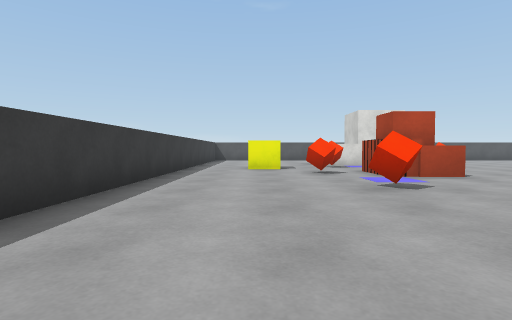
View 1 (above)

17 first-person views from a walk through a scene from a Unity 3-D project. The camera is 0.62 m above the floor, tilts 2° down and sees 80° across. The floor is counted in squares, 1 m on a side. Each view is taken from the middle of a square. On the plan, view 1 faces up. The plan holds only what a view shows up to about 9 squares ahead; the rest is blank. The player character is not drawn. Surface patterns are stand-ins for the level's own textures.

View 2
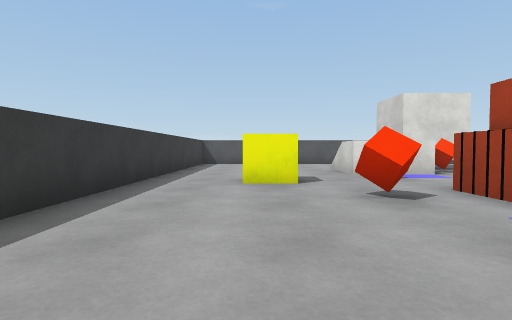

View 3
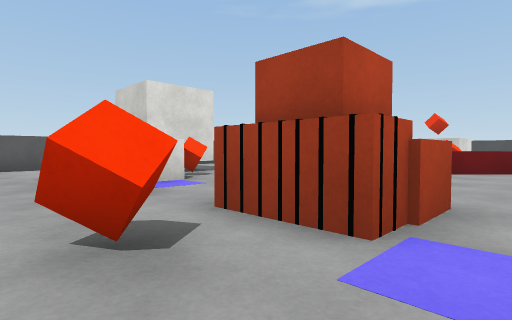

View 4
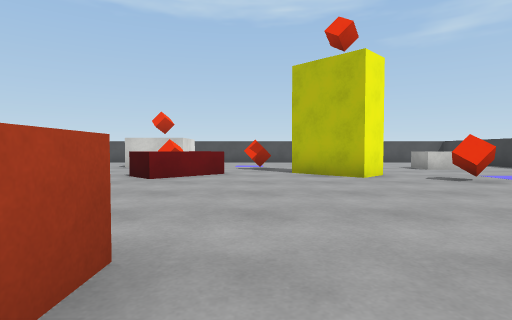

View 5
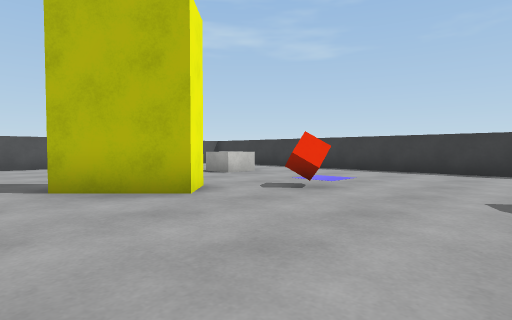

View 6
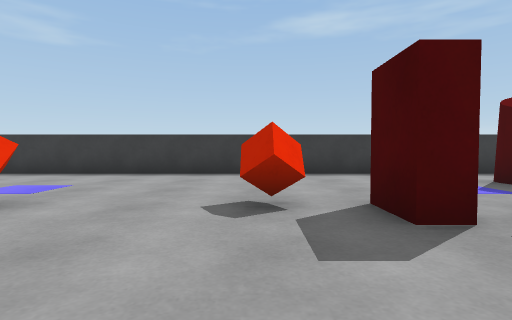

View 7
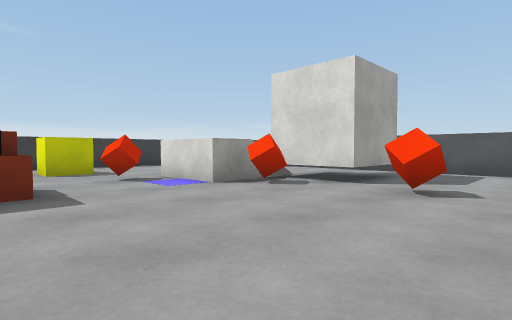

View 8
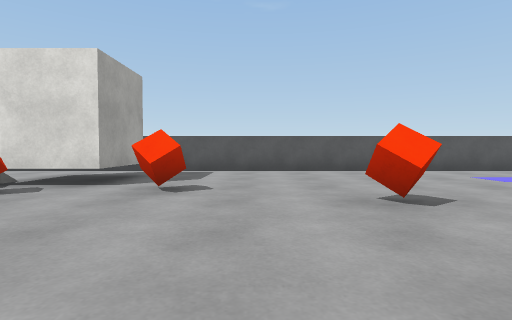

View 9
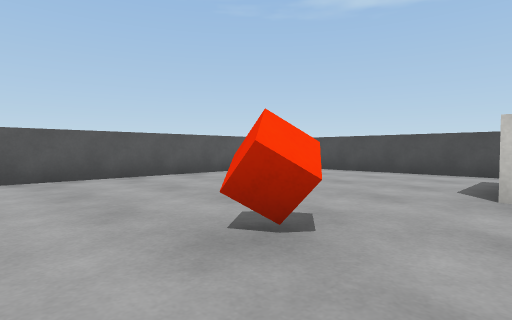

View 10
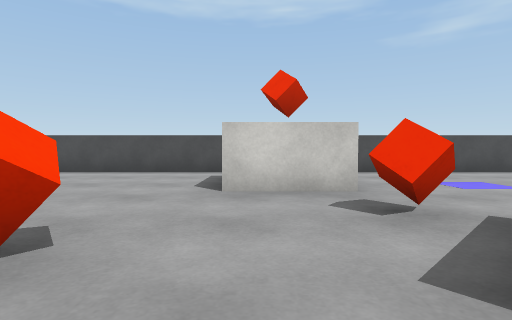

View 11
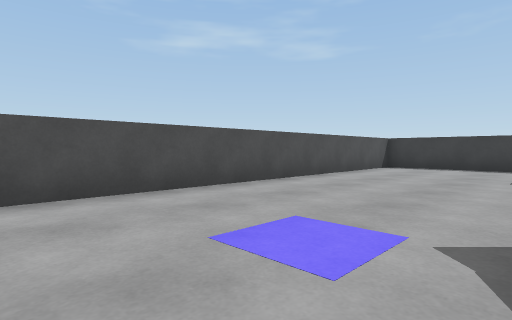

View 12
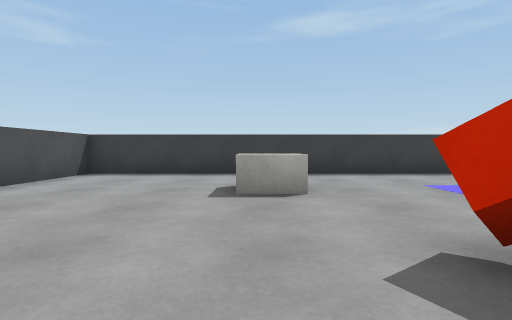

View 13
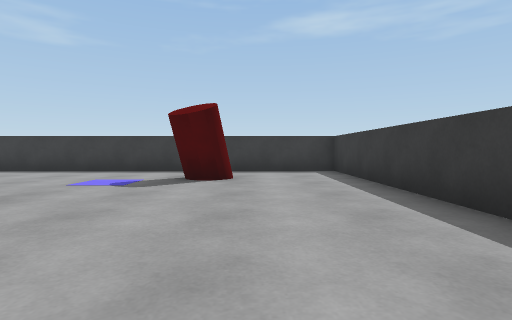

View 14
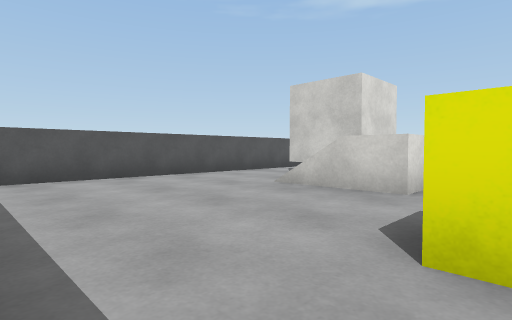

View 15
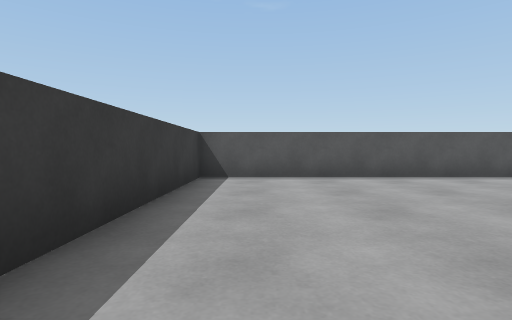

View 16
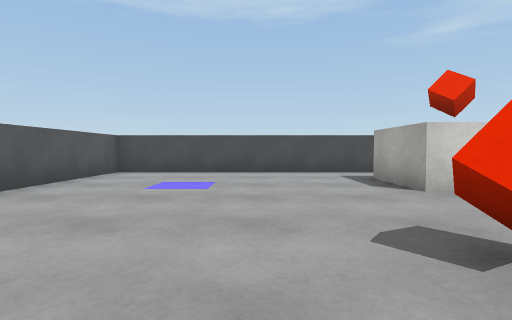

View 17
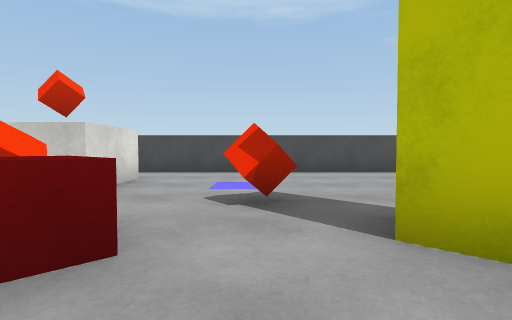

### Floor plan
Points are (right, up) in squares from view 1. A wall is a line through its corners. A room is listed if a view was taken in it or the views show most of it. See-through windows are left out.
Room 1 (views 1, 2, 3, 4, 5, 6, 7, 8, 9, 10, 11, 12, 13, 14, 15, 16, 17)
walls: (10.4, 2.9) (9.6, 3.6) (11.1, 5.1); (4.1, 2.5) (4.7, 2.5) (4.7, 1.5); (-2.2, 16.7) (-2.2, -2.8) (17.2, -2.8) (17.2, 16.7) (-2.2, 16.7)
objects: yellow cube (0, 10) to (1, 10); red cylinder (1, -1) to (1, 0); cube (2, 5); cube (2, 8); block (2, 12); block (2, 13); block (3, 7); cube (3, 8); cube (3, 10); cube (4, 7); cube (4, 8); cube (5, 13); cube (5, 13) to (6, 15); cube (6, 2); cube (8, 13); cube (9, 2); red block (10, 7) to (11, 9); cube (11, 11); cube (12, 3); cube (12, 8); cube (13, 0) to (13, 1); cube (13, 6)

Where each view was taken, in squares from view 1:
view 1: 0 up, 0 right, facing up
view 2: 4 up, 0 right, facing up
view 3: 6 up, 1 right, facing up-right
view 4: 6 up, 3 right, facing right
view 5: 6 up, 6 right, facing down-right
view 6: 5 up, 6 right, facing down
view 7: 8 up, 9 right, facing up-left
view 8: 8 up, 9 right, facing up
view 9: 10 up, 9 right, facing up-right
view 10: 10 up, 9 right, facing right
view 11: 8 up, 13 right, facing down-right
view 12: 5 up, 13 right, facing down
view 13: 6 up, 0 right, facing down
view 14: 10 up, 2 left, facing up-right
view 15: 10 up, 1 left, facing up
view 16: 13 up, 9 right, facing right
view 17: 6 up, 9 right, facing right
